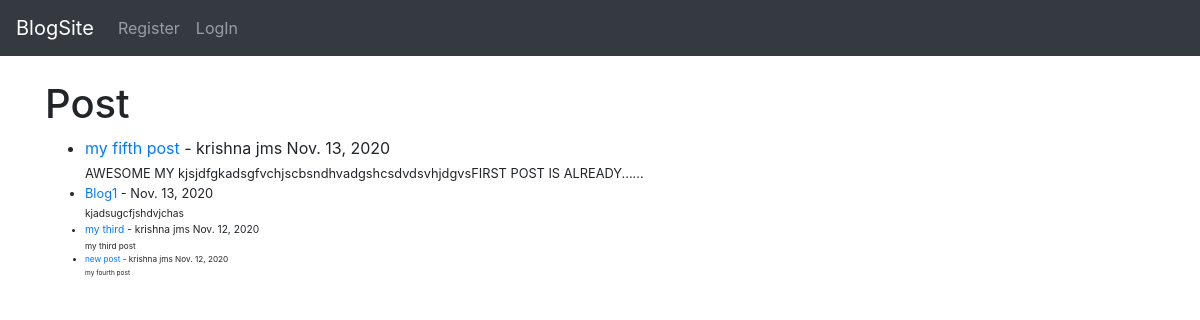
The page / on the database its author committed.
### theblog/models.py (models this page shows, shortened)
class Post(models.Model):
    title = models.CharField(max_length=255)
    title_tag = models.CharField(max_length=255)
    author = models.ForeignKey(User, on_delete=models.CASCADE)
    body = models.TextField()
    post_date = models.DateField(auto_now_add=True)
    likes = models.ManyToManyField(User, related_name='blog_posts')

### theblog/views.py (the view)
# urls.py: path('', HomeView.as_view(), name="home"),
class HomeView(ListView):
     model = Post
     template_name = 'home.html'
     ordering = ['-post_date']

### theblog/templates/home.html (shortened to what this page needs)
{% extends 'base.html' %}
{% block content %}
<h1>Post</h1>
<ul>
{% for post in object_list %}
    <li><a href="{% url 'article-detail' post.pk %}">{{ post.title }}</a>
        - {{ post.author.first_name }}
        {{ post.author.last_name }}
        {{ post.post_date }} <small>
          <br/>
        {{ post.body|slice:":200" }}</li>
{% endfor %}
</ul>
{% endblock %}

### theblog/templates/base.html (shortened to what this page needs)
<!doctype html>
<html lang="en">
  <head>
     <link rel="stylesheet" href="https://cdn.jsdelivr.net/npm/bootstrap@4.5.3/dist/css/bootstrap.min.css"
>
  </head>
  <body>
<nav class="navbar navbar-expand-lg navbar-dark bg-dark">
  <a class="navbar-brand" href="{% url 'home' %}">BlogSite</a>
  <div class="collapse navbar-collapse" id="navbarSupportedContent">
    <ul class="navbar-nav mr-auto">
        {% if user.is_authenticated %}
            <li class="nav-item">
        <a class="nav-link" href="{%  url 'add_post' %}">Add Post</a>
            </li>
            <li class="nav-item">
        <a class="nav-link" href="{% url 'logout' %}">LogOut</a>
            </li>
        {% else %}
             <li class="nav-item">
        <a class="nav-link" href="{% url 'register' %}">Register</a>
      </li>
            <li class="nav-item">
        <a class="nav-link" href="{% url 'login' %}">LogIn</a>
      </li>
        {% endif %}
    </ul>
  </div>
</nav>
  <br/>
  <div class="container">
      {% block content %}
   {% endblock %}
  </div>
  </body>
</html>

### rows shown on the page
Post: title "my fifth post", author.first_name "krishna", author.last_name "jms", post_date "Nov. 13, 2020", body "AWESOME MY kjsjdfgkadsgfvchjscbsndhvadgshcsdvdsvhjdgvsFIRST POST IS ALREADY......"
Post: title "Blog1", post_date "Nov. 13, 2020", body "kjadsugcfjshdvjchas"
Post: title "my third", author.first_name "krishna", author.last_name "jms", post_date "Nov. 12, 2020", body "my third post"
Post: title "new post", author.first_name "krishna", author.last_name "jms", post_date "Nov. 12, 2020", body "my fourth post"
